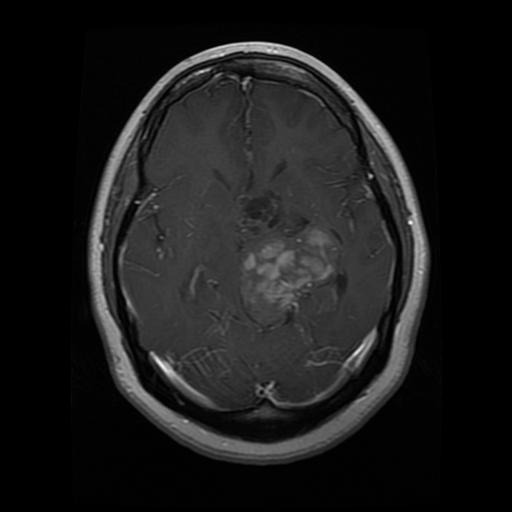
#> input picture brain_tumor/Training/glioma_tumor/gg (1).jpg, 512 x 512 px; its folder holds only this picture in this run
$ python main.py   (older library calls are emulated)
#> lines starting #> are read from the running program, lines starting #| are printed output that depends on the picture
import os  # import for interacting with the operating system
import cv2  # import for computer vision tasks
import numpy as np  # import for numerical operations
import random  # import for generating random numbers
import matplotlib.pyplot as plt  # import for plotting
from skimage import feature, exposure  # import for image processing
from skimage.measure import regionprops, label  # import for measuring properties of labeled regions
from skimage.morphology import remove_small_objects, skeletonize  # import for morphological operations
from skimage.feature import local_binary_pattern, hog  # import for feature extraction
from sklearn.svm import SVC  # import for Support Vector Classification
from sklearn.model_selection import train_test_split, GridSearchCV, cross_val_score  # import for model selection and evaluation
from sklearn.metrics import accuracy_score, confusion_matrix, classification_report  # import for evaluating model performance
from sklearn.preprocessing import LabelEncoder, StandardScaler  # import for preprocessing
from sklearn.ensemble import RandomForestClassifier  # import for Random Forest Classification
from imblearn.over_sampling import SMOTE  # import for handling imbalanced datasets
from scipy.stats import skew, kurtosis  # import for statistical functions
from joblib import dump  # import for saving models
import warnings  # import for managing warnings
import pandas as pd  # data processing, CSV file I/O (e.g. pd.read_csv)

def load_images_from_folder(folder, target_size=(128, 128)):
#> called with folder = './brain_tumor/Training', target_size = (128, 128)
    images = []  # list to hold images
    labels = []  # list to hold labels
    for label in os.listdir(folder):  # iterate through folders
        label_folder = os.path.join(folder, label)  # get the path to the label folder
        for filename in os.listdir(label_folder):  # iterate through files in the label folder
            img = cv2.imread(os.path.join(label_folder, filename), cv2.IMREAD_GRAYSCALE)  # read image in grayscale
#> img is the input picture: shape (512, 512); min 0, max 249, mean 26.8
            if img is not None:  # check if image is read successfully
                img_resized = cv2.resize(img, target_size)  # resize image to target size
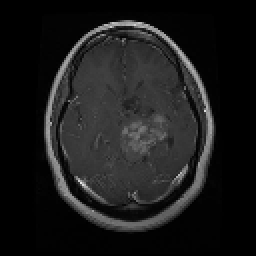
#> img_resized: shape (128, 128) (shown 2 times larger); min 0, max 231, mean 26.9
                images.append(img_resized)  # append image to list
                labels.append(label)  # append label to list
#> pass 2 of the loop in load_images_from_folder, `for label in os.listdir(folder):`:
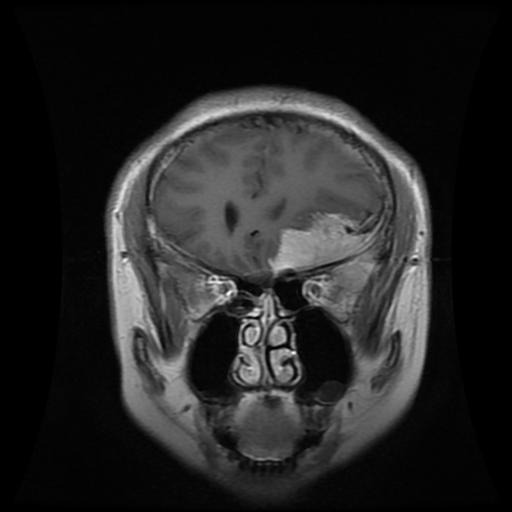
#> input picture brain_tumor/Training/meningioma_tumor/m (10).jpg, 512 x 512 px
#> in load_images_from_folder, img is the input picture: shape (512, 512); min 0, max 255, mean 36.7
#> in load_images_from_folder, `img_resized = cv2.resize(img, target_size)`:
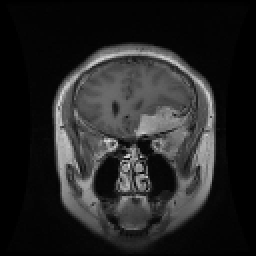
#> img_resized: shape (128, 128) (shown 2 times larger); min 0, max 222, mean 36.8
    return images, labels  # return lists of images and labels

# Example: loading images from the dataset folder
dataset_path = "./brain_tumor/Training"  # path to the dataset
images, labels = load_images_from_folder(dataset_path)  # load images and labels
#> images = 2 items; labels = ['glioma_tumor', 'meningioma_tumor']

images = np.array(images)  # convert list of images to numpy array
labels = np.array(labels)  # convert list of labels to numpy array

print(f"Loaded {len(images)} images with corresponding labels.")  # print number of loaded images
#| Loaded 2 images with corresponding labels.
print(f"Image shape: {images[0].shape}")  # print shape of the first image
#| Image shape: (128, 128)

plt.figure(figsize=(15, 5))  # create a figure for plotting
for i in range(5):  # iterate through 5 images
    somenum = random.randint(0, len(images) - 1)  # pick a random image
    plt.subplot(1, 5, i+1)  # create subplot
    plt.imshow(images[somenum], cmap='gray')  # display image in grayscale
    plt.title(f"Label: {labels[somenum]}")  # set title as the label
    plt.axis('off')  # hide axes
#> this loop made 5 passes
#> somenum on passes 1 to 5: 1, 1, 0, 1, 1

plt.show()  # display the plot
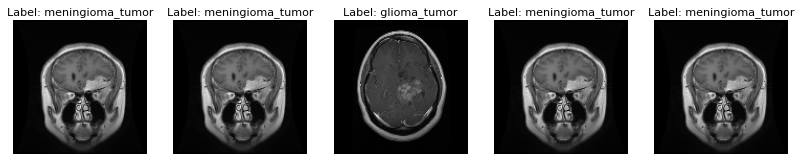
#> figure drawn by matplotlib, 5 panels

def apply_clahe(images):
    clahe = cv2.createCLAHE(clipLimit=2.0, tileGridSize=(8, 8))  # create CLAHE object
    return np.array([clahe.apply(image) for image in images])  # apply CLAHE to each image

images_clahe = apply_clahe(images)  # apply CLAHE to images

for i in range(5):  # iterate through 5 images
    plt.figure(figsize=(5, 5))  # create a figure for plotting
    plt.subplot(1, 2, 1)  # create subplot for original image
#> (the run stopped early here; a loop or call above may not have finished)
